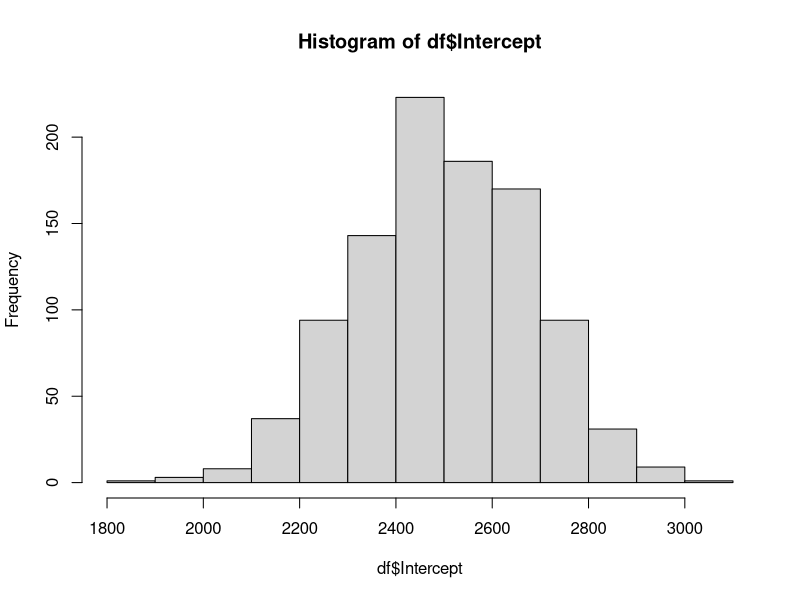
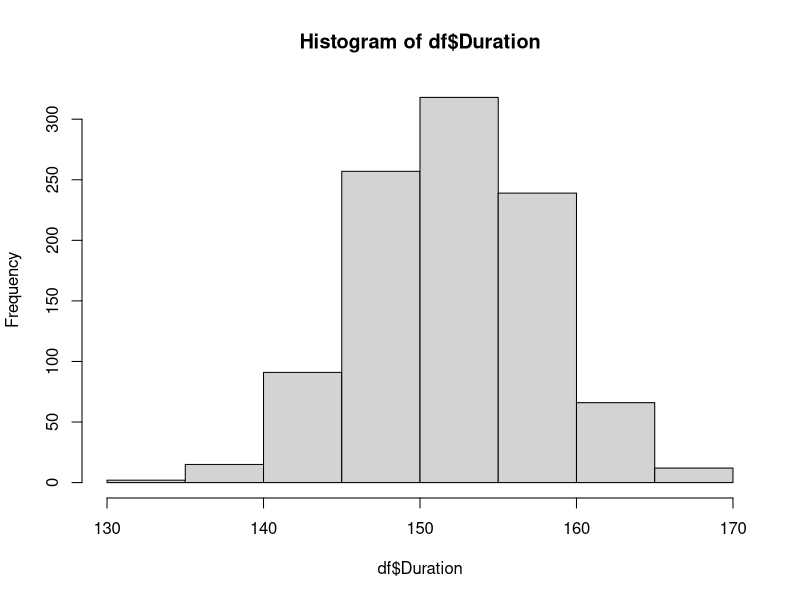
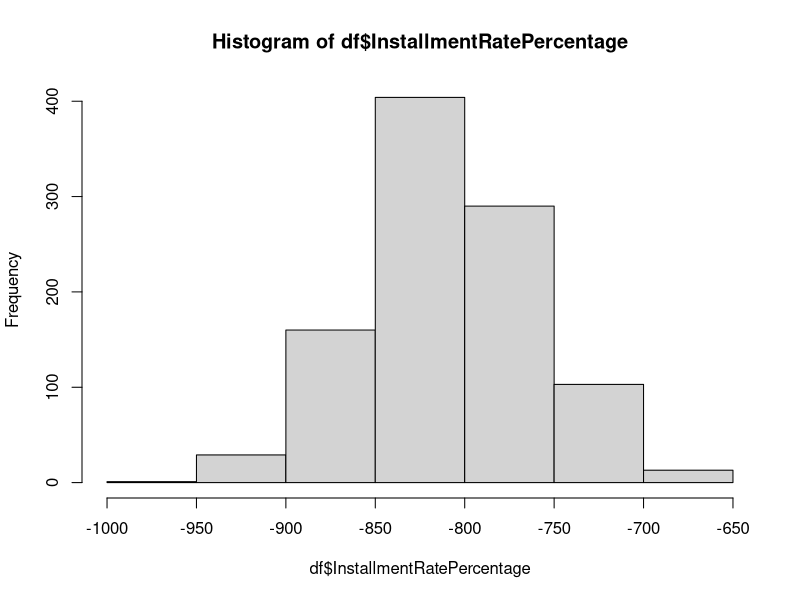
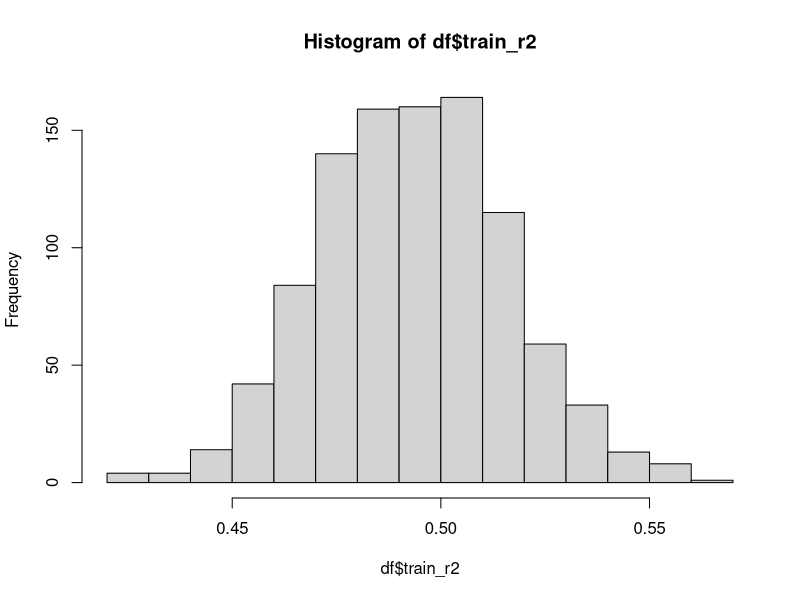
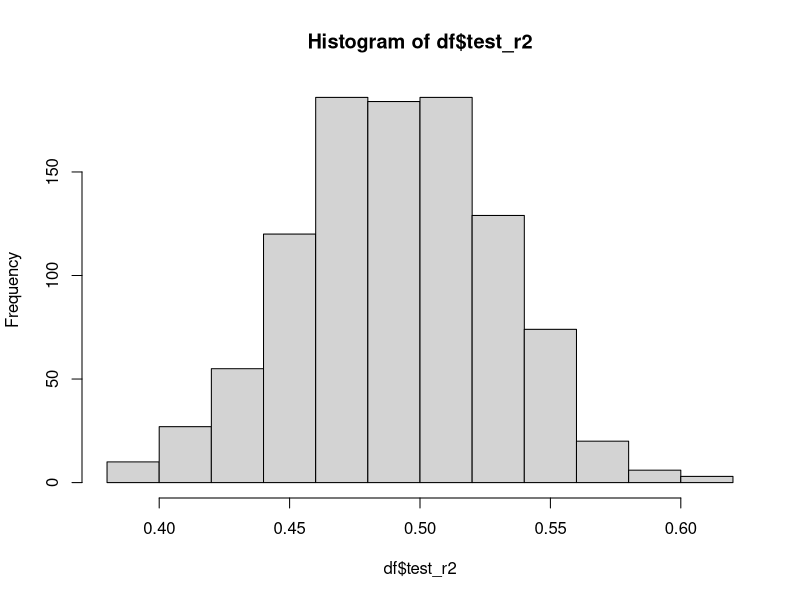
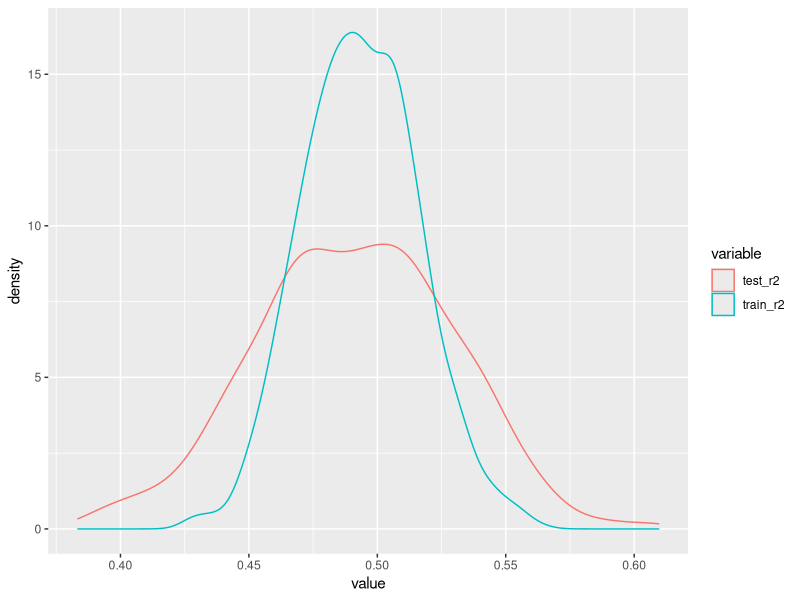
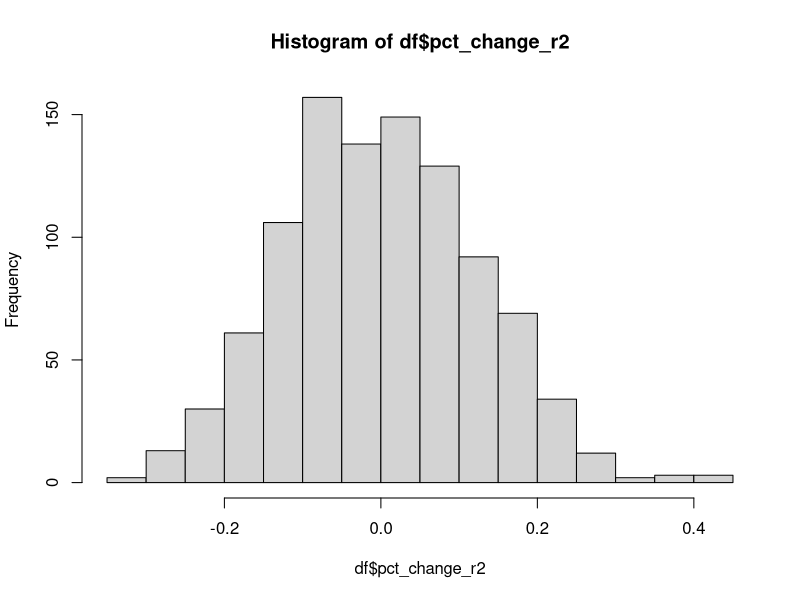

Reproduce these figures in R, in order.
## ---- chunk 1
knitr::opts_chunk$set(echo = TRUE)
## ---- chunk 2
suppressMessages(library(dplyr))
suppressMessages(library(ggplot2))
suppressMessages(library(caret))
data("GermanCredit")
GC <- GermanCredit
## ---- chunk 3
full.model <- fit <- lm(Amount ~ Duration + InstallmentRatePercentage, data=GC)
## ---- chunk 4
splitData <- function(data, smp_size) {
  # Take a dataset and split it randomly into train and test sets
  # The size of the training set is the smp_size argument
  train_ind <- sample(seq_len(nrow(data)), size = smp_size)
  train <- GC[ train_ind, ]
  test  <- GC[-train_ind, ]
  
  list("train"=train, "test"=test)
}

buildModel <- function(train, test) {
  # Wrapper function to build a model prediction Amount from a given training set
  # The model is fixed. This function is meant to operate inside a loop to build
  # the same model over and over again. 
  # It outputs the coefficients, train and test R^2 in a data frame
  fit <- lm(Amount ~ Duration + InstallmentRatePercentage, data=train)
  test$predictions <- predict(fit, test)
  list("model" = fit, 
       "coef" = fit$coefficients,
       "test_r2" = cor(test$predictions, test$Amount)^2,
       "train_r2" = summary(fit)$r.squared)
}
## ---- chunk 5
# Set the seed so the results are repeatable
set.seed(123)

# Build the same model 1000 times and save the output
models <- lapply(1:1000, function(i) {
  data_list = splitData(GC, 632)
  buildModel(data_list$train, data_list$test)
})

df <- plyr::ldply(models, function(m) {
  df <- data.frame(t(m$coef))
  names(df)[1] <- "Intercept"
  df$test_r2 <- m$test_r2
  df$train_r2 <- m$train_r2
  df
})
## ---- chunk 6
hist(df$Intercept)
hist(df$Duration)
hist(df$InstallmentRatePercentage)
## ---- chunk 7

hist(df$train_r2)
hist(df$test_r2)

reshape2::melt(df, id.vars="Intercept", measure.vars=c("test_r2", "train_r2")) %>%
  ggplot(aes(x=value, color=variable)) + 
  geom_density()

df$pct_change_r2 <- (df$test_r2 - df$train_r2) / df$train_r2
hist(df$pct_change_r2)

sapply(df[,4:6], mean)
## ---- chunk 8
coef_means <- sapply(df[,1:3], mean)
coef_sds   <- sapply(df[,1:3], sd)
tbl <- rbind(full.model=c(full.model$coefficients), coef_means, coef_sds)
rbind(tbl, pct_means_diff = (tbl[2,] - tbl[1,])/ tbl[1,] * 1000)
## ---- chunk 9
CI <- list(
  Duration = c(
    lower=coef_means[[2]] - qnorm(.975) * coef_sds[[2]],
    upper=coef_means[[2]] + qnorm(.975) * coef_sds[[2]]),
  IRP = c(
    lower=coef_means[[3]] - qnorm(.975) * coef_sds[[3]],
    upper=coef_means[[3]] + qnorm(.975) * coef_sds[[3]]))

CI <- plyr::ldply(CI)
names(CI)[[1]] <- "coef"

CI$width <- (CI$upper - CI$lower) * sqrt(0.632)

CI
## ---- chunk 10
mean(df$Duration > CI$lower[1] & df$Duration < CI$upper[[1]])
mean(df$InstallmentRatePercentage > CI$lower[2] & 
       df$InstallmentRatePercentage < CI$upper[[2]])
## ---- chunk 11
full.model.CI <- data.frame(confint(full.model))
names(full.model.CI) <- c("lower", "upper")
full.model.CI$width <- full.model.CI$upper - full.model.CI$lower
full.model.CI
